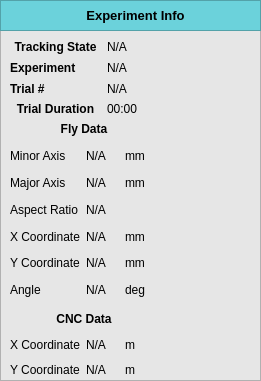
  <widget class="QFrame" name="frame_7">
   <property name="geometry">
    <rect>
     <x>530</x>
     <y>10</y>
     <width>261</width>
     <height>381</height>
    </rect>
   </property>
   <property name="font">
    <font>
     <weight>50</weight>
     <italic>false</italic>
     <bold>false</bold>
    </font>
   </property>
   <property name="autoFillBackground">
    <bool>false</bool>
   </property>
   <property name="styleSheet">
    <string notr="true">background-color: rgb(230, 230, 230);</string>
   </property>
   <property name="frameShape">
    <enum>QFrame::StyledPanel</enum>
   </property>
   <property name="frameShadow">
    <enum>QFrame::Raised</enum>
   </property>
   <widget class="QFrame" name="cnc_heading_frame_11">
    <property name="geometry">
     <rect>
      <x>0</x>
      <y>0</y>
      <width>261</width>
      <height>31</height>
     </rect>
    </property>
    <property name="styleSheet">
     <string notr="true">background-color: rgb(107, 210, 219);</string>
    </property>
    <property name="frameShape">
     <enum>QFrame::StyledPanel</enum>
    </property>
    <property name="frameShadow">
     <enum>QFrame::Raised</enum>
    </property>
    <widget class="QLabel" name="label_61">
     <property name="enabled">
      <bool>true</bool>
     </property>
     <property name="geometry">
      <rect>
       <x>20</x>
       <y>5</y>
       <width>231</width>
       <height>21</height>
      </rect>
     </property>
     <property name="font">
      <font>
       <pointsize>11</pointsize>
      </font>
     </property>
     <property name="styleSheet">
      <string notr="true"/>
     </property>
     <property name="text">
      <string>&lt;html&gt;&lt;head/&gt;&lt;body&gt;&lt;p&gt;&lt;span style=&quot; font-size:10pt; font-weight:600; color:#000000;&quot;&gt;Experiment Info&lt;/span&gt;&lt;/p&gt;&lt;/body&gt;&lt;/html&gt;</string>
     </property>
     <property name="alignment">
      <set>Qt::AlignCenter</set>
     </property>
    </widget>
   </widget>
   <widget class="QWidget" name="gridLayoutWidget_2">
    <property name="geometry">
     <rect>
      <x>10</x>
      <y>119</y>
      <width>148</width>
      <height>181</height>
     </rect>
    </property>
    <layout class="QGridLayout" name="gridLayout_2">
     <item row="2" column="2">
      <widget class="QLabel" name="label_12">
       <property name="text">
        <string>mm</string>
       </property>
      </widget>
     </item>
     <item row="5" column="1">
      <widget class="QLabel" name="fly_x_label">
       <property name="text">
        <string>N/A</string>
       </property>
      </widget>
     </item>
     <item row="5" column="0">
      <widget class="QLabel" name="label_17">
       <property name="text">
        <string>X Coordinate</string>
       </property>
      </widget>
     </item>
     <item row="6" column="1">
      <widget class="QLabel" name="fly_y_label">
       <property name="text">
        <string>N/A</string>
       </property>
      </widget>
     </item>
     <item row="6" column="0">
      <widget class="QLabel" name="label_24">
       <property name="text">
        <string>Y Coordinate</string>
       </property>
      </widget>
     </item>
     <item row="3" column="2">
      <widget class="QLabel" name="label_14">
       <property name="text">
        <string>mm</string>
       </property>
      </widget>
     </item>
     <item row="6" column="2">
      <widget class="QLabel" name="label_26">
       <property name="text">
        <string>mm</string>
       </property>
      </widget>
     </item>
     <item row="5" column="2">
      <widget class="QLabel" name="label_18">
       <property name="text">
        <string>mm</string>
       </property>
      </widget>
     </item>
     <item row="3" column="1">
      <widget class="QLabel" name="fly_major_axis_label">
       <property name="text">
        <string>N/A</string>
       </property>
      </widget>
     </item>
     <item row="2" column="0">
      <widget class="QLabel" name="label_11">
       <property name="text">
        <string>Minor Axis</string>
       </property>
      </widget>
     </item>
     <item row="4" column="0">
      <widget class="QLabel" name="label_15">
       <property name="text">
        <string>Aspect Ratio</string>
       </property>
      </widget>
     </item>
     <item row="2" column="1">
      <widget class="QLabel" name="fly_minor_axis_label">
       <property name="text">
        <string>N/A</string>
       </property>
      </widget>
     </item>
     <item row="3" column="0">
      <widget class="QLabel" name="label_13">
       <property name="text">
        <string>Major Axis</string>
       </property>
      </widget>
     </item>
     <item row="4" column="1">
      <widget class="QLabel" name="fly_aspect_ratio_label">
       <property name="text">
        <string>N/A</string>
       </property>
      </widget>
     </item>
     <item row="0" column="0" colspan="3">
      <widget class="QLabel" name="label_10">
       <property name="text">
        <string>&lt;b&gt;Fly Data&lt;/b&gt;</string>
       </property>
       <property name="alignment">
        <set>Qt::AlignCenter</set>
       </property>
      </widget>
     </item>
     <item row="7" column="0">
      <widget class="QLabel" name="label_19">
       <property name="text">
        <string>Angle</string>
       </property>
      </widget>
     </item>
     <item row="7" column="1">
      <widget class="QLabel" name="fly_angle_label">
       <property name="text">
        <string>N/A</string>
       </property>
      </widget>
     </item>
     <item row="7" column="2">
      <widget class="QLabel" name="label_27">
       <property name="text">
        <string>deg</string>
       </property>
      </widget>
     </item>
    </layout>
   </widget>
   <widget class="QWidget" name="gridLayoutWidget_4">
    <property name="geometry">
     <rect>
      <x>10</x>
      <y>310</y>
      <width>148</width>
      <height>69</height>
     </rect>
    </property>
    <layout class="QGridLayout" name="gridLayout_4">
     <item row="3" column="0">
      <widget class="QLabel" name="label_39">
       <property name="text">
        <string>Y Coordinate</string>
       </property>
      </widget>
     </item>
     <item row="3" column="2">
      <widget class="QLabel" name="label_41">
       <property name="text">
        <string>m</string>
       </property>
      </widget>
     </item>
     <item row="3" column="1">
      <widget class="QLabel" name="cnc_y_label">
       <property name="text">
        <string>N/A</string>
       </property>
      </widget>
     </item>
     <item row="2" column="1">
      <widget class="QLabel" name="cnc_x_label">
       <property name="text">
        <string>N/A</string>
       </property>
      </widget>
     </item>
     <item row="2" column="2">
      <widget class="QLabel" name="label_28">
       <property name="text">
        <string>m</string>
       </property>
      </widget>
     </item>
     <item row="2" column="0">
      <widget class="QLabel" name="label_31">
       <property name="text">
        <string>X Coordinate</string>
       </property>
      </widget>
     </item>
     <item row="0" column="0" colspan="3">
      <widget class="QLabel" name="label_32">
       <property name="text">
        <string>&lt;b&gt;CNC Data&lt;/b&gt;</string>
       </property>
       <property name="alignment">
        <set>Qt::AlignCenter</set>
       </property>
      </widget>
     </item>
    </layout>
   </widget>
   <widget class="QLabel" name="label_67">
    <property name="enabled">
     <bool>true</bool>
    </property>
    <property name="geometry">
     <rect>
      <x>170</x>
      <y>180</y>
      <width>71</width>
      <height>81</height>
     </rect>
    </property>
    <property name="font">
     <font>
      <pointsize>11</pointsize>
     </font>
    </property>
    <property name="styleSheet">
     <string notr="true">background-color: rgba(255, 255, 255, 0);</string>
    </property>
    <property name="text">
     <string/>
    </property>
    <property name="pixmap">
     <pixmap>icons/fly.png</pixmap>
    </property>
    <property name="scaledContents">
     <bool>true</bool>
    </property>
    <property name="alignment">
     <set>Qt::AlignCenter</set>
    </property>
   </widget>
   <widget class="QWidget" name="gridLayoutWidget_8">
    <property name="geometry">
     <rect>
      <x>10</x>
      <y>40</y>
      <width>241</width>
      <height>77</height>
     </rect>
    </property>
    <layout class="QGridLayout" name="gridLayout_6">
     <item row="0" column="0">
      <widget class="QLabel" name="label_48">
       <property name="maximumSize">
        <size>
         <width>91</width>
         <height>16777215</height>
        </size>
       </property>
       <property name="text">
        <string>&lt;html&gt;&lt;head/&gt;&lt;body&gt;&lt;p&gt;&lt;span style=&quot; font-weight:600;&quot;&gt;Tracking State&lt;/span&gt;&lt;/p&gt;&lt;/body&gt;&lt;/html&gt;</string>
       </property>
       <property name="alignment">
        <set>Qt::AlignCenter</set>
       </property>
      </widget>
     </item>
     <item row="1" column="0">
      <widget class="QLabel" name="bigrig_state_label_4">
       <property name="enabled">
        <bool>true</bool>
       </property>
       <property name="text">
        <string>&lt;html&gt;&lt;head/&gt;&lt;body&gt;&lt;p&gt;&lt;span style=&quot; font-weight:600;&quot;&gt;Experiment&lt;/span&gt;&lt;/p&gt;&lt;/body&gt;&lt;/html&gt;</string>
       </property>
      </widget>
     </item>
     <item row="3" column="1">
      <widget class="QLabel" name="trial_time_label">
       <property name="text">
        <string>&lt;html&gt;&lt;head/&gt;&lt;body&gt;&lt;p&gt;00:00&lt;/p&gt;&lt;/body&gt;&lt;/html&gt;</string>
       </property>
      </widget>
     </item>
     <item row="3" column="0">
      <widget class="QLabel" name="label_50">
       <property name="text">
        <string>&lt;html&gt;&lt;head/&gt;&lt;body&gt;&lt;p&gt;&lt;span style=&quot; font-weight:600;&quot;&gt;Trial Duration&lt;/span&gt;&lt;/p&gt;&lt;/body&gt;&lt;/html&gt;</string>
       </property>
       <property name="alignment">
        <set>Qt::AlignCenter</set>
       </property>
      </widget>
     </item>
     <item row="2" column="0">
      <widget class="QLabel" name="bigrig_state_label_3">
       <property name="text">
        <string>&lt;html&gt;&lt;head/&gt;&lt;body&gt;&lt;p&gt;&lt;span style=&quot; font-weight:600;&quot;&gt;Trial #&lt;/span&gt;&lt;/p&gt;&lt;/body&gt;&lt;/html&gt;</string>
       </property>
      </widget>
     </item>
     <item row="0" column="1">
      <widget class="QLabel" name="bigrig_state_label">
       <property name="text">
        <string>&lt;html&gt;&lt;head/&gt;&lt;body&gt;&lt;p&gt;N/A&lt;/p&gt;&lt;/body&gt;&lt;/html&gt;</string>
       </property>
      </widget>
     </item>
     <item row="2" column="1">
      <widget class="QLabel" name="trial_num_label">
       <property name="text">
        <string>&lt;html&gt;&lt;head/&gt;&lt;body&gt;&lt;p&gt;N/A&lt;/p&gt;&lt;/body&gt;&lt;/html&gt;</string>
       </property>
      </widget>
     </item>
     <item row="1" column="1">
      <widget class="QLabel" name="experiment_label">
       <property name="text">
        <string>&lt;html&gt;&lt;head/&gt;&lt;body&gt;&lt;p&gt;N/A&lt;/p&gt;&lt;/body&gt;&lt;/html&gt;</string>
       </property>
      </widget>
     </item>
    </layout>
   </widget>
  </widget>
